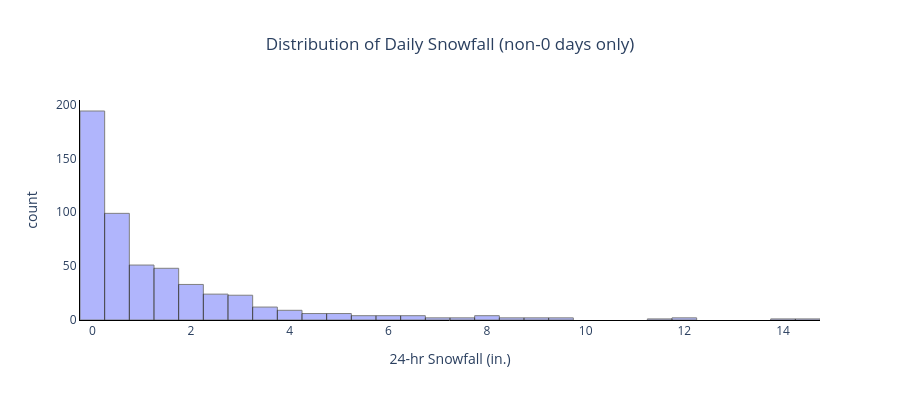

The code cell stored with this chart in its notebook:
### Code cell
# distribution of snowfall (non-0 days only to evaluate shape during periods w/ active snowfall)
snowfall_hist = px.histogram(
    snow_solar_analysis[snow_solar_analysis['snowfall'] > 0],
    x='snowfall',
    barmode='overlay',
    height=400,
    title='Distribution of Daily Snowfall (non-0 days only)',
    labels={'snowfall': '24-hr Snowfall (in.)'}
).update_traces(
    marker=hist_outline # add outline around bins
).update_xaxes(
    showline=True,
    linewidth=1,
    linecolor='black'
).update_yaxes(
    showline=True,
    linewidth=1,
    linecolor='black'
).update_layout(
    title={'x': 0.5},
    plot_bgcolor='rgba(0,0,0,0)'
)

snowfall_hist.show()

### Figure 1 — Plotly figure (JSON) as saved in the notebook; plotly's stock layout.template omitted (floating-point values rounded to 4 significant figures; data arrays with more than 128 entries replaced by an {"elided": "..."} marker saying what was removed)
{"data": [{"bingroup": "x", "hovertemplate": "24-hr Snowfall (in.)=%{x}<br>count=%{y}<extra></extra>", "legendgroup": "", "marker": {"color": "#636efa", "line": {"color": "black", "width": 1}, "opacity": 0.5, "pattern": {"shape": ""}}, "name": "", "orientation": "v", "showlegend": false, "type": "histogram", "x": {"elided": "536 float values"}, "xaxis": "x", "yaxis": "y"}], "layout": {"barmode": "overlay", "height": 400, "legend": {"tracegroupgap": 0}, "plot_bgcolor": "rgba(0,0,0,0)", "title": {"text": "Distribution of Daily Snowfall (non-0 days only)", "x": 0.5}, "xaxis": {"anchor": "y", "domain": [0, 1], "linecolor": "black", "linewidth": 1, "showline": true, "title": {"text": "24-hr Snowfall (in.)"}}, "yaxis": {"anchor": "x", "domain": [0, 1], "linecolor": "black", "linewidth": 1, "showline": true, "title": {"text": "count"}}}}
